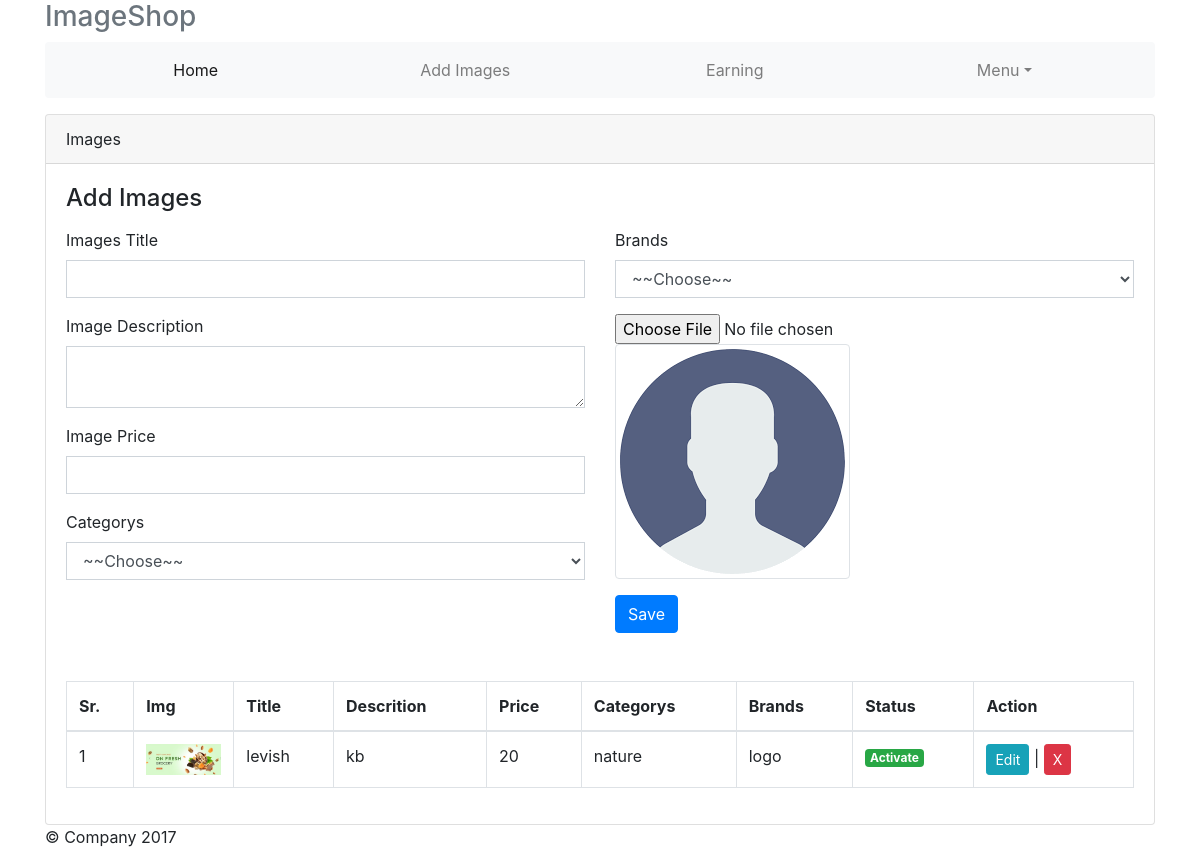
Page /contributor/index.php?nav=contr_add_img (signed in) on the earlier database version.
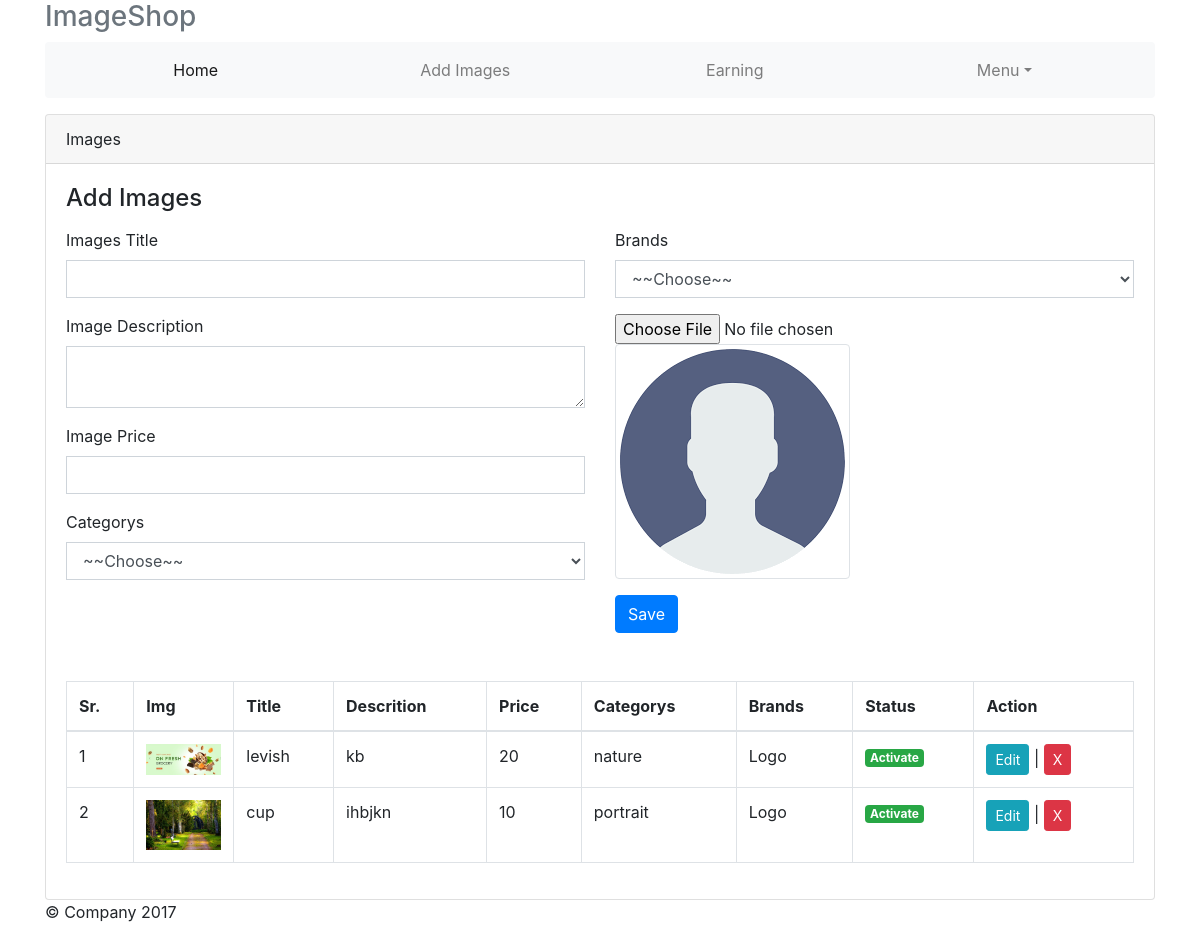
Same page on the later database version.
### tables this page shows
CREATE TABLE `images` (
  `img_id` int(11) NOT NULL,
  `img_title` varchar(255) NOT NULL,
  `img_description` varchar(255) NOT NULL,
  `img_price` varchar(255) NOT NULL,
  `cate_id` varchar(255) NOT NULL,
  `brand_id` varchar(255) NOT NULL,
  `img_sts` varchar(255) NOT NULL,
  `img_file` text NOT NULL,
  `admin_id` varchar(255) NOT NULL,
  `contr_id` varchar(255) NOT NULL,
  `img_timestamp` timestamp NOT NULL DEFAULT current_timestamp()
);

CREATE TABLE `categories` (
  `cate_id` int(11) NOT NULL,
  `cate_name` varchar(255) NOT NULL,
  `cate_sts` varchar(255) NOT NULL,
  `cate_timestamp` timestamp NOT NULL DEFAULT current_timestamp()
);

CREATE TABLE `brands` (
  `brand_id` int(11) NOT NULL,
  `brand_name` varchar(255) NOT NULL,
  `brand_sts` varchar(255) NOT NULL,
  `brand_timestamp` timestamp NOT NULL DEFAULT current_timestamp()
);

### contributor/pages/contr_add_img.php (the view, shortened to what this page needs)
<?php
	$fetchcontr = mysqli_fetch_assoc(mysqli_query($dbc,"SELECT * FROM contributors WHERE contr_email = '$_SESSION[contr_login]'"));
?>
<div class="card">
	<div class="card-header">Images</div>
	<div class="card-body">
		<h4 class="card-title">Add Images</h4>
		<p class="card-text">
			<div class="row">
				<div class="col-sm-6">
					<form action="" method="POST" id="formData">
						<div class="form-group">
							<label for="">Images Title</label>
							<input type="text" class="form-control img_title" name="img_title" required="" id="img_title">
						   </div>
						<div class="form-group">
							<label for="">Image Description</label>
							<textarea name="img_description" id="img_description" cols="7" rows="2" class="form-control img_description"></textarea>
						</div>
						<div class="form-group">
							<label for="">Image Price</label>
							<input type="number" class="form-control img_price" name="img_price" required="" id="img_price">
						</div>
						<div class="form-group">
							<label for="">Categorys</label>
							<select name="cate_id" id="cate_id" class="form-control cate_id">
								<option value="">~~Choose~~</option>
							</select>
						</div>
				</div>
				<div class="col-sm-6">
						<div class="form-group">
							<label for="">Brands</label>
							<select name="brand_id" id="brand_id" class="form-control brand_id">
								<option value="">~~Choose~~</option>
							</select>
						</div>
						<div class="form-group">
						  <input type='file' name="img_file" id="uploadPic" onchange="readURL(this);">
                          <img id="blah" class="img-thumbnail" src="uploads/default.png" alt="Invalid Image Type Click To Change">
					</div>
						<?php $email=$_SESSION['contr_login'];
						$query = getWhere($dbc,"contributors","contr_email",$email);
						$row = mysqli_fetch_assoc($query);?>
					<button type="submit" id="saveData" name="image_data" class="btn btn-primary">Save</button>
				</div>
				</div>
					<br><br>
					<div id="Reload">
					<table class="table table-bordered">
						<thead>
							<tr>
								<th>Sr.</th>
								<th>Img</th>
								<th>Title</th>
								<th>Descrition</th>
								<th>Price</th>
								<th>Categorys</th>
								<th>Brands</th>
								<th>Status</th>
								<th>Action</th>
							</tr>
						</thead>
						<tbody>
							<?php
								$x = 1;
								$q = mysqli_query($dbc,"SELECT * FROM images WHERE contr_id = $fetchcontr[contr_id]");
								while ($r = mysqli_fetch_assoc($q)):?>
							<tr>
								<td><?=$x?></td>
								<td style="width: 100px;"><img style="width: 100%" src="uploads/<?=$r['img_file']?>" alt=""></td>
								<td><?=$r['img_title']?></td>
								<td><?=$r['img_description']?></td>
								<td><?=$r['img_price']?></td>
								<td><?=fetchRecord($dbc,"categories","cate_id",$r['cate_id'])['cate_name'];?></td>
								<td><?=fetchRecord($dbc,"brands","brand_id",$r['brand_id'])['brand_name'];?></td>
								<td><?=isActive($r['img_sts'])?></td>
								<td><button class="btn btn-info btn-sm update" id="<?=$r['img_id']?>">Edit</button> |
								<button class="show-example-btn btn btn-danger delete btn-sm" onclick="DeleteData(<?=$r['img_id']?>)">X</button></td>
						      </tr>
					 <?php $x++; endwhile;?>
				</tbody>
			</table>
		   </div>
		</p>
	</div>
</div>

### connect/db.php (shortened to what this page needs)
<?php function isActive($data){
  return ($data==1)?'<span class="badge badge-success">Activate</span>':'<span class="badge badge-danger">Deactivated</span>';
} ?>
<?php
function getWhere($dbc,$table,$fld,$id){
return mysqli_query($dbc,"SELECT * FROM $table WHERE $fld = '$id'");
}
?>
<?php
function fetchRecord($dbc,$table,$fld,$data){
return  mysqli_fetch_assoc(mysqli_query($dbc,"SELECT * FROM $table WHERE $fld='$data'"));
} ?>

Differences in the rows shown:
changed through a linked row, images "levish": brand.brand_name "logo" → "Logo"
added images: img_file (picture), img_title "cup", img_description "ihbjkn", img_price "10", cate.cate_name "portrait", brand.brand_name "Logo", img_sts "Activate"
